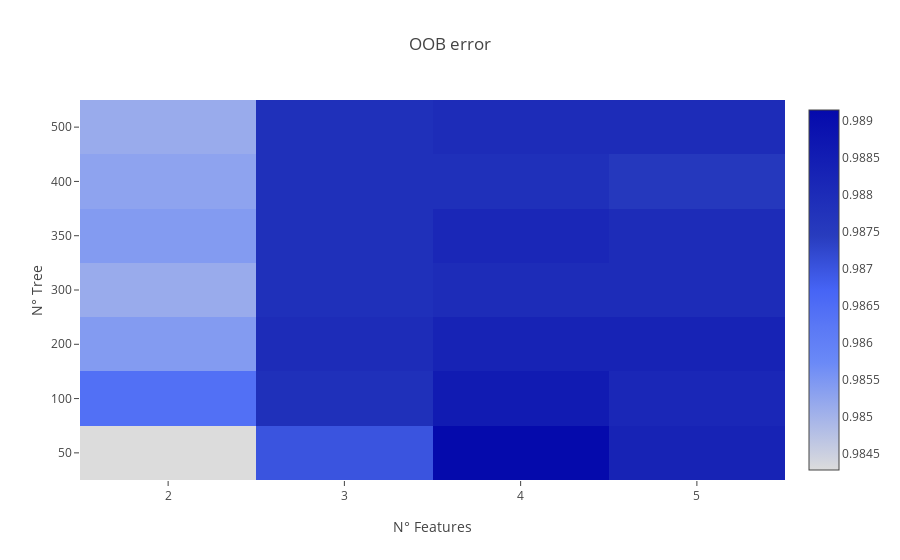

The notebook cell saved with this chart:
### Code cell
#original dataset

x_orig, y_orig = CommonTools.get_raw_dataset()

trainSet, test, labelTrainSet, labelTest = train_test_split(x_orig, y_orig, train_size = 0.7, test_size = 0.3, random_state = 40)

numberTrees = [50, 100, 200, 300, 350, 400, 500]
numberFeatures = [2, 3, 4, 5]
accuracy = np.zeros(shape = (len(numberTrees), len(numberFeatures)))

for i in range(len(numberTrees)):
  for j in range(len(numberFeatures)):
    RFC = RandomForestClassifier(n_estimators = numberTrees[i], random_state=0, oob_score = True,
                                max_features = numberFeatures[j], bootstrap = True)
    RFC.fit(trainSet, labelTrainSet)
    accuracy[i][j] = RFC.oob_score_
    
trace = go.Heatmap(
    z = accuracy,
    colorscale = "Blues",
    reversescale = True
)
layout = go.Layout(
    title = "OOB error",
    xaxis = dict(
        tickmode = "array",
        tickvals = np.linspace(0, len(numberFeatures), num = len(numberFeatures) + 1),       
        ticktext = ["2", "3", "4", "5"],
        title = "N° Features"      
    ),
    yaxis = dict(
        tickmode = "array",
        tickvals = np.linspace(0, len(numberTrees), num = len(numberTrees) + 1),
        ticktext = ["50", "100", "200", "300", "350", "400", "500"],
        title = "N° Tree"
    )
)
data = [trace]
figure = go.Figure(data = data, layout = layout)
CommonTools.enable_plotly_in_cell()
plotly.offline.iplot(figure, filename="rbfAccuracy")

### Figure 1 — Plotly figure (JSON) as saved in the notebook; plotly's stock layout.template omitted (floating-point values rounded to 4 significant figures)
{"data": [{"reversescale": true, "z": [[0.9843, 0.987, 0.9891, 0.9883], [0.9864, 0.9879, 0.9886, 0.9881], [0.9854, 0.988, 0.9883, 0.9883], [0.9851, 0.9879, 0.988, 0.988], [0.9854, 0.9879, 0.9881, 0.988], [0.9853, 0.9879, 0.9879, 0.9876], [0.9851, 0.9879, 0.988, 0.988]], "type": "heatmap", "uid": "a1a3f321-d06f-48ed-97be-c4faf6cb0739", "colorscale": "Blues"}], "layout": {"yaxis": {"ticktext": ["50", "100", "200", "300", "350", "400", "500"], "title": {"text": "N° Tree"}, "tickmode": "array", "tickvals": [0, 1, 2, 3, 4, 5, 6, 7]}, "xaxis": {"ticktext": ["2", "3", "4", "5"], "title": {"text": "N° Features"}, "tickmode": "array", "tickvals": [0, 1, 2, 3, 4]}, "title": {"text": "OOB error"}}}
